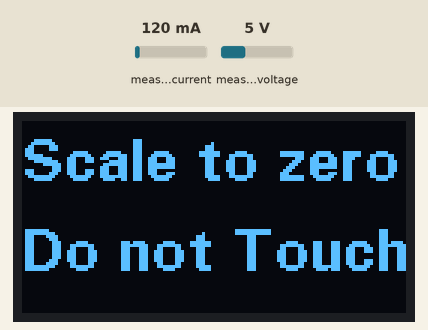
The sketch below on a simulated Arduino Leonardo, built with avr-gcc and run on an emulated ATmega32U4. On the bench: 128×64 one-colour display. Inputs (shaded band) come from the test bench; at power-on: measured current 120 mA, measured voltage 5 V. What the sketch prints to the serial monitor is not drawn.

Above: at 2.4 s.

The sketch:

AM_code001.ino
```cpp
//  Adafruit  ina219 기본 예제
// 가장 정확한 코드라고 보면 된다.
// AM_code001.ino부터 시작함   ->  1개의 OLED 와 1개의 전류 센서 작동  =>> 성공함   002로 넘어갈것


#include <Wire.h>
#include <Adafruit_INA219.h>
#include <U8glib.h>

Adafruit_INA219 ina219;
U8GLIB_SSD1306_128X64 u8g(U8G_I2C_OPT_DEV_0|U8G_I2C_OPT_NO_ACK|U8G_I2C_OPT_FAST);

unsigned long pretime = 0;
unsigned long  nowTime = 0;

void setup(void)
{
  Serial.begin(115200);
  while (!Serial) {
      // will pause Zero, Leonardo, etc until serial console opens
      delay(1);
  }

  uint32_t currentFrequency;

  Serial.println("Hello!");

  // Initialize the INA219.
  // By default the initialization will use the largest range (32V, 2A).  However
  // you can call a setCalibration function to change this range (see comments).
  if (! ina219.begin()) {
    Serial.println("Failed to find INA219 chip");
    while (1) { delay(10); }
  }
  // To use a slightly lower 32V, 1A range (higher precision on amps):
  //ina219.setCalibration_32V_1A();
  // Or to use a lower 16V, 400mA range (higher precision on volts and amps):
  //ina219.setCalibration_16V_400mA();

  Serial.println("Measuring voltage and current with INA219 ...");
}

void loop(void)
{


  nowTime = millis();
    if ( nowTime - pretime >= 2000)
    {
    float shuntvoltage = 0;
    float busvoltage = 0;
    float current_mA = 0;
    float loadvoltage = 0;
    float power_mW = 0;

    shuntvoltage = ina219.getShuntVoltage_mV();
    busvoltage = ina219.getBusVoltage_V();
    current_mA = ina219.getCurrent_mA();
    power_mW = ina219.getPower_mW();
    loadvoltage = busvoltage + (shuntvoltage / 1000);

    Serial.print("Bus Voltage:   "); Serial.print(busvoltage); Serial.println(" V");
    Serial.print("Shunt Voltage: "); Serial.print(shuntvoltage); Serial.println(" mV");
    Serial.print("Load Voltage:  "); Serial.print(loadvoltage); Serial.println(" V");
    Serial.print("Current:       "); Serial.print(current_mA); Serial.println(" mA");
    Serial.print("Power:         "); Serial.print(power_mW); Serial.println(" mW");
    Serial.println("");

     u8g.firstPage();
                do
                {
                u8g.setFont(u8g_font_fub14);
                //u8g.setFont(u8g_font_unifont);
                u8g.drawStr(0,20,"Scale to zero");
                //u8g.print(i);
                u8g.drawStr(0,50,"Do not Touch!!");
                } while (u8g.nextPage());

      pretime = nowTime;

    }
}
```
